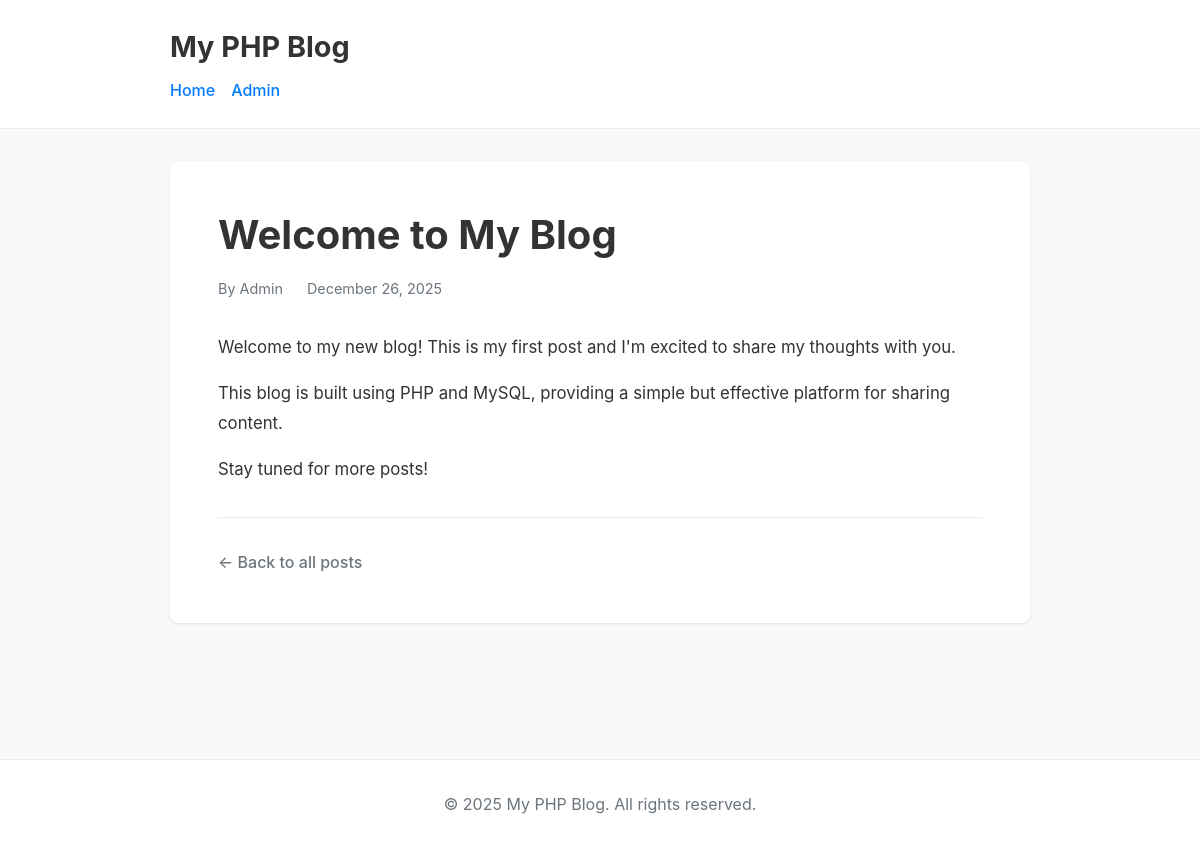
The app's page /post.php?slug=welcome-to-my-blog with its own data.
### tables this page shows
CREATE TABLE IF NOT EXISTS posts (
    id INT AUTO_INCREMENT PRIMARY KEY,
    title VARCHAR(255) NOT NULL,
    slug VARCHAR(255) NOT NULL UNIQUE,
    content TEXT NOT NULL,
    excerpt VARCHAR(500),
    author VARCHAR(100) NOT NULL,
    status ENUM('draft', 'published') DEFAULT 'draft',
    created_at TIMESTAMP DEFAULT CURRENT_TIMESTAMP,
    updated_at TIMESTAMP DEFAULT CURRENT_TIMESTAMP ON UPDATE CURRENT_TIMESTAMP,
    INDEX idx_slug (slug),
    INDEX idx_status (status),
    INDEX idx_created_at (created_at)
);

### includes/functions.php (called while the page is built, shortened)
<?php
function getPostBySlug($slug) {
    $db = getDB();
    $stmt = $db->prepare("SELECT * FROM posts WHERE slug = ? AND status = 'published' LIMIT 1");
    $stmt->bind_param('s', $slug);
    $stmt->execute();
    $result = $stmt->get_result();
    $post = $result->fetch_assoc();
    return $post;
}
function formatDate($date) {
    return date('F j, Y', strtotime($date));
}
function e($string) {
    return htmlspecialchars($string, ENT_QUOTES, 'UTF-8');
}

### post.php (the view, shortened to what this page needs)
<?php
require_once __DIR__ . '/includes/functions.php';
$post = getPostBySlug($_GET['slug']);
?>
<!DOCTYPE html>
<html lang="en">
<head>
    <link rel="stylesheet" href="css/style.css">
</head>
<body>
    <header>
        <div class="container">
            <h1><a href="index.php"><?php echo e(SITE_NAME); ?></a></h1>
            <nav>
                <a href="index.php">Home</a>
                <a href="admin/index.php">Admin</a>
            </nav>
        </div>
    </header>
    <main class="container">
        <article class="post-single">
            <h1><?php echo e($post['title']); ?></h1>
            <div class="post-meta">
                <span class="author">By <?php echo e($post['author']); ?></span>
                <span class="date"><?php echo formatDate($post['created_at']); ?></span>
            </div>
            <div class="post-content">
                <?php echo $post['content']; ?>
            </div>
            <div class="post-actions">
                <a href="index.php" class="btn-back">&larr; Back to all posts</a>
            </div>
        </article>
    </main>
    <footer>
        <div class="container">
            <p>&copy; <?php echo date('Y'); ?> <?php echo e(SITE_NAME); ?>. All rights reserved.</p>
        </div>
    </footer>
</body>
</html>

### css/style.css (style rules this page uses)
* { margin: 0; padding: 0; box-sizing: border-box; }
body { font-family: -apple-system, BlinkMacSystemFont, 'Segoe UI', Roboto, 'Helvetica Neue', Arial, sans-serif; line-height: 1.6; color: #333; background-color: #f8f9fa; }
a { color: #007bff; text-decoration: none; transition: color 0.2s; }
.container { max-width: 900px; margin: 0 auto; padding: 0 20px; }
header { background-color: #fff; border-bottom: 1px solid #e9ecef; padding: 1.5rem 0; margin-bottom: 2rem; }
header h1 { font-size: 1.8rem; margin-bottom: 0.5rem; }
header h1 a { color: #333; text-decoration: none; }
header nav { display: flex; gap: 1.5rem; }
header nav a { font-weight: 500; }
main { min-height: calc(100vh - 250px); padding-bottom: 2rem; }
.post-meta { color: #6c757d; font-size: 0.9rem; margin-bottom: 1rem; display: flex; gap: 1.5rem; }
.post-single { background: #fff; padding: 3rem; border-radius: 8px; box-shadow: 0 1px 3px rgba(0,0,0,0.1); }
.post-single h1 { font-size: 2.5rem; margin-bottom: 1rem; line-height: 1.3; }
.post-content { margin: 2rem 0; line-height: 1.8; font-size: 1.05rem; }
.post-content p { margin-bottom: 1rem; }
.post-actions { margin-top: 2rem; padding-top: 2rem; border-top: 1px solid #e9ecef; }
.btn-back { color: #6c757d; font-weight: 500; }
footer { background-color: #fff; border-top: 1px solid #e9ecef; padding: 2rem 0; margin-top: 3rem; text-align: center; color: #6c757d; }
header nav { display: flex; align-items: center; flex-wrap: wrap; gap: 1rem; }

### records on screen
posts: title "Welcome to My Blog", author "Admin", created_at "December 26, 2025", content "Welcome to my new blog! This is my first post and I'm excited to share my thoughts with you. This blog is built using PHP and MySQL, providing a simple but effective platform for sharing content. Stay tuned for more posts!"

### other values on screen
SITE_NAME "My PHP Blog"
